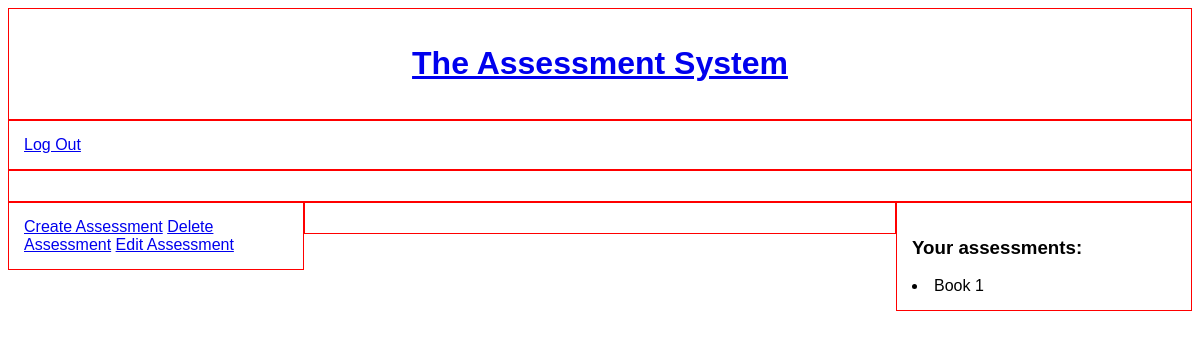
Page / (signed in) on the earlier database version.
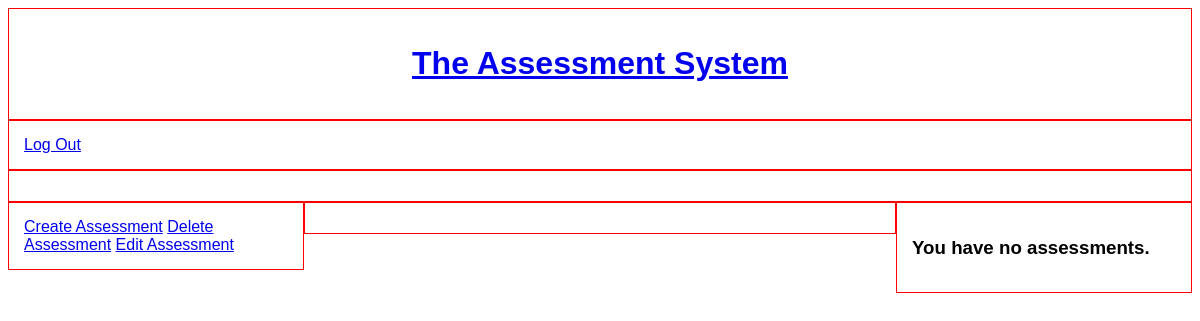
Same page on the later database version.
### assessment/models.py (models this page shows)
class Assessment(models.Model):
    creator = models.ForeignKey(settings.AUTH_USER_MODEL, on_delete=models.CASCADE, editable=False)
    title = models.CharField(max_length=100, blank=True)
    def __str__(self):
        return f'{self.title}'

### core/views.py (the view)
# urls.py: 2. Add a URL to urlpatterns:  path('', views.home, name='home')
def home(request):
    template_name = 'home.html'
    if request.user.id is not None:
        user_id = request.user.id
        current_user = User.objects.get(id=user_id)
        user_assessments = Assessment.objects.filter(creator=current_user).exclude(title='')
    else:
        user_assessments = None
    context = {
        'user_assessments': user_assessments,
    }
    return render(request, template_name, context)

### core/templates/core/home.html (shortened to what this page needs)
{% extends 'base.html' %}
{% block content %}
<div class="col-12" id="logo">
    <h1><a href="{% url 'home' %}">The Assessment System</a></h1>
</div>
<div class="col-12" id="navbar">
    {% if not user.is_authenticated %}
    <a href="{% url 'login' %}">Log In</a>
    <a href="{% url 'signup' %}">Sign Up</a>
    {% else %}
    <a href="{% url 'logout' %}">Log Out</a>
    {% endif %}
</div>
<div class="col-12" id="messages">
</div>
{% if user.role == 'Teacher' %}
<div class="col-3" id="left-side-teacher">
    <a href="{% url 'create-assessment' %}" name="create-assessment">Create Assessment</a>
    <a href="{% url 'delete-assessment' %}" name="delete-assessment">Delete Assessment</a>
    <a href="{% url 'edit-assessment' %}" name="edit-assessment">Edit Assessment</a>
</div>
<div class="col-6" id="main-content-teacher">
</div>
<div class="col-3" id="right-side-teacher">
    {% if user_assessments %}
    <h3>Your assessments:</h3>
    {% for assessment in user_assessments %}
    <li>{{ assessment }}</li>
    {% endfor %}
    {% else %}
    <h3>You have no assessments.</h3>
    {% endif %}
</div>
{% elif user.role == 'Student' %}
student
{% endif %}
{% endblock %}

Differences in the rows shown:
removed Assessment: title "Book 1"
Other differences:
text no longer shown: "Your assessments:"
text now shown: "You have no assessments."
